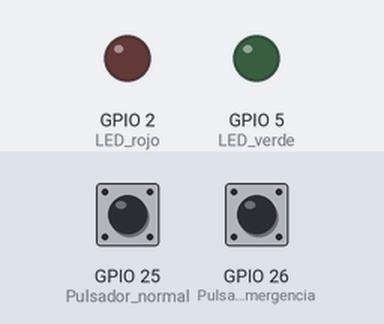
The sketch below on a simulated ESP32. Parts: output pins drawn as LEDs (lit = HIGH). Dashed ring = blinking. The test bench sets the inputs (shaded band); at power-on: GPIO 26 (Pulsador_de_emergencia) LOW, GPIO 25 (Pulsador_normal) LOW.

Above: at 1.2 s.
1.3 s: GPIO 26 (Pulsador_de_emergencia) pulled HIGH for 0.15 s
At 1.46 s:
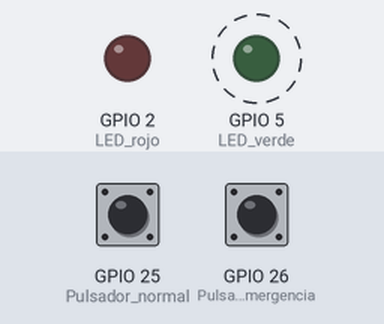
Timing chart, 0 to 10.4 s (numbered marks = the images above; inputs shaded):
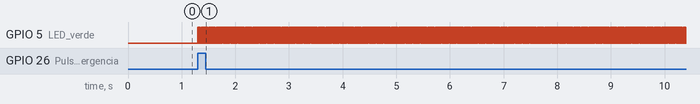

The sketch:

tema10_9.ino
```cpp
void setup() {
  pinMode(2, OUTPUT); // LED rojo
  pinMode(5, OUTPUT); // LED verde
  pinMode(25, INPUT); // Pulsador normal
  pinMode(26, INPUT); // Pulsador de emergencia
}

void loop() {
  if (digitalRead(25) == HIGH){
    digitalWrite(2, HIGH);
  }
  else{
    digitalWrite(2, LOW);
  }

  if (digitalRead(26) == HIGH){
    while(1){
      digitalWrite(5, HIGH);
      delay(10);
      digitalWrite(5, LOW);
      delay(10);
    }
  }
}
```

Measured:
- after the input at 1.3 s, GPIO 5 (LED_verde): alternates HIGH for 0.01 s and LOW for 0.01 s, starting at once
